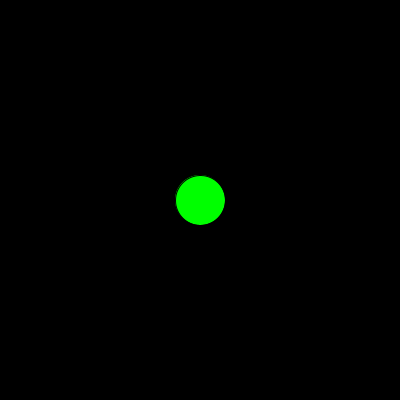
Frame 1 (no input)
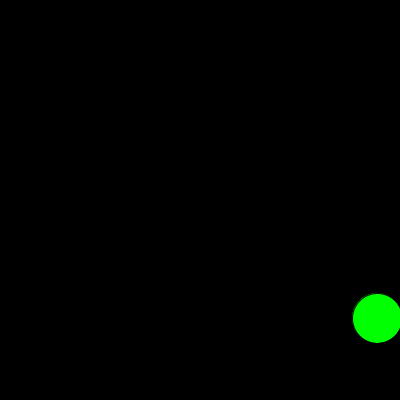
Frame 60 (the mouse pressed at the canvas centre just before this capture)
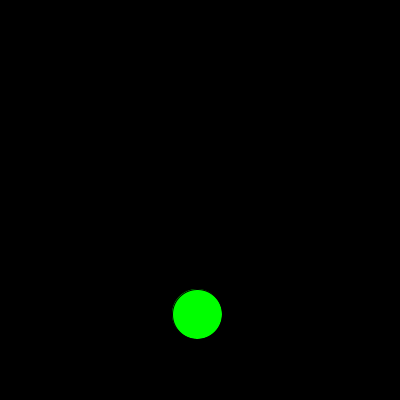
Frame 120 (the mouse held since frame 60 and released just before this capture)

The Processing sketch that drew these frames (run headless with seeded random() and noise(); from frame 60 on, the mouse is pressed at the canvas centre):

// Processing sketch: bouncing_ball
// ── bouncing_ball.pde
//
// bouncing_ball.pde
//

int x = 200;
int y = 200;
int vx = 3;
int vy = 2;

void setup()
{
    size(400, 400);
}

void draw()
{
    background(0);

    // draw the ball
    fill(0, 255, 0);
    ellipse(x, y, 50, 50);

    // update position
    x += vx;    // this is shorthand for: x = x + vx
    y += vy;

    // bounce off walls
    if (x<25 || x>width-25)
        vx = -vx;
    if (y<25 || y>height-25)
        vy = -vy;
}
